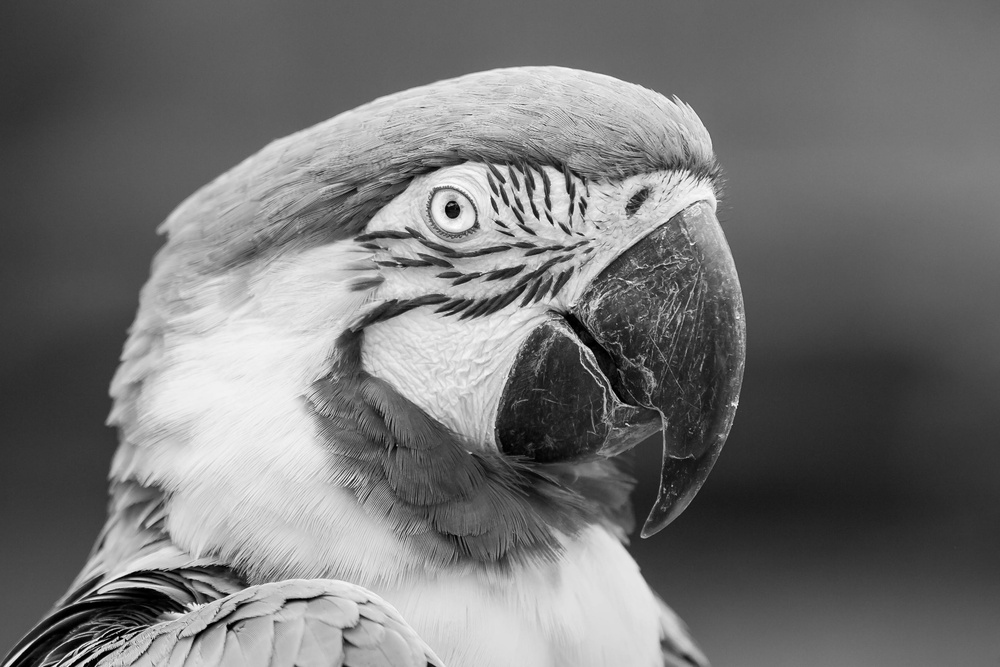
#> input picture Experiment_03_Image_Smoothing_And_Sharpining_Filter/pexels-jean-van-der-meulen-1526403.jpg, 1000 x 667 px, shrunk from 2931 x 1954 before the run, found by its file name
$ jupyter execute image_smoothing.ipynb
#> lines starting #> are read from the running program, lines starting #| are printed output that depends on the picture; long printed decimals are rounded
# Part 1

[cell 1]
import cv2
import numpy as np
import matplotlib.pyplot as plt
import random

[cell 2]
import cv2
import matplotlib.pyplot as plt

img = cv2.imread(
    r"D:\MIT WPU B.Tech Data\3nd Year Data\IPPR\Image-Processing-and-Pattern-Recognition\Experiment_03_Image_Smoothing_And_Sharpining_Filter\pexels-jean-van-der-meulen-1526403.jpg",
    cv2.IMREAD_GRAYSCALE
)
#> img is the input picture: shape (667, 1000); min 0, max 255, mean 116.1

if img is None:
    print("Image not found or path is incorrect!")
else:
    print("Image loaded successfully!")
    plt.imshow(img, cmap='gray')
    plt.title("Original Grayscale Image")
    plt.axis("off")

###  Gaussian noise

[cell 3]
mean = 0
std = 25

gaussian_noise = np.random.normal(mean, std, img.shape)
noisy_img = img.astype(np.float32) + gaussian_noise
noisy_img = np.clip(noisy_img, 0, 255).astype(np.uint8)

# Display noisy image
plt.imshow(noisy_img, cmap='gray')
plt.title("Image with Gaussian Noise")
plt.axis("off")

### Add Salt & Pepper Noise

[cell 4]
salt_pepper_noisy = img.copy()
prob = 0.02

rand = np.random.rand(*img.shape)

salt_pepper_noisy[rand < prob/2] = 0
salt_pepper_noisy[rand > 1 - prob/2] = 255

plt.imshow(salt_pepper_noisy, cmap='gray')
plt.title("Salt & Pepper Noise")
plt.axis("off")

### Add Uniform Noise

[cell 5]
low = -30
high = 30

uniform_noise = np.random.uniform(low, high, img.shape)
uniform_noisy = img + uniform_noise

uniform_noisy = np.clip(uniform_noisy, 0, 255).astype(np.uint8)

plt.imshow(uniform_noisy, cmap='gray')
plt.title("Uniform Noise")
plt.axis("off")

[cell 6]
import cv2

kernel_size = 5
avg_filtered_img = cv2.blur(noisy_img, (kernel_size, kernel_size))
import matplotlib.pyplot as plt

plt.imshow(avg_filtered_img, cmap='gray')
plt.title("Averaging Filtered Image")
plt.axis("off")

### Apply avg filter

[cell 7]
kernel_size = 5

gaussian_avg = cv2.blur(gaussian_noise, (kernel_size, kernel_size))
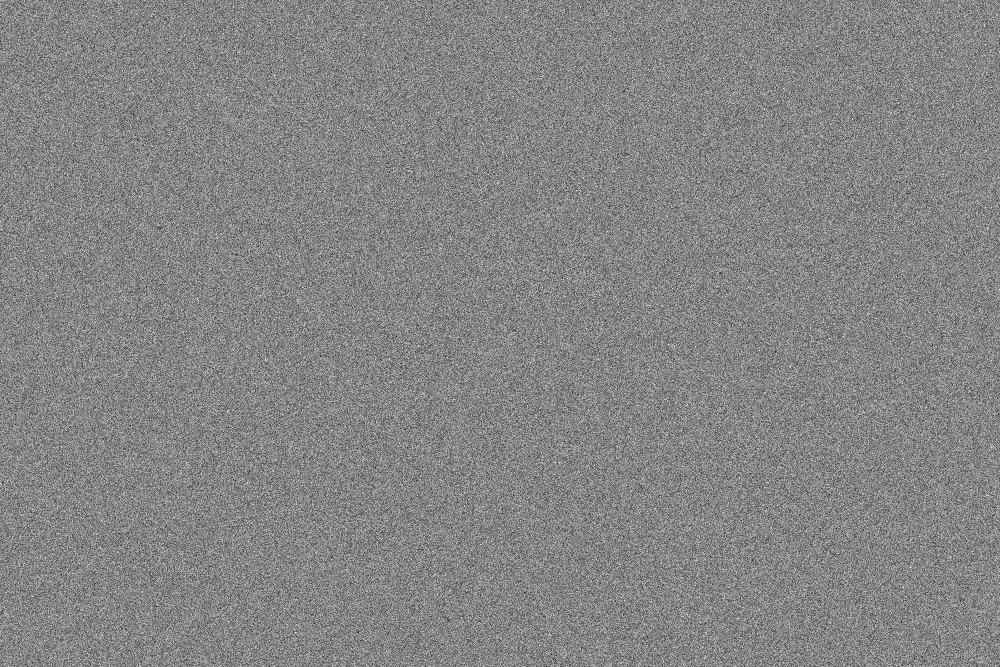
#> gaussian_noise: shape (667, 1000) float64; min -125.1, max 114.4, mean 0.1; drawn with min black and max white
salt_pepper_avg = cv2.blur(salt_pepper_noisy, (kernel_size, kernel_size))
uniform_avg = cv2.blur(uniform_noisy, (kernel_size, kernel_size))

[cell 8]
plt.figure(figsize=(15,8))

plt.subplot(3,3,1)
plt.imshow(img, cmap='gray')
plt.title("Original Image")
plt.axis("off")

plt.subplot(3,3,2)
plt.imshow(gaussian_noise, cmap='gray')
plt.title("Gaussian Noise")
plt.axis("off")

plt.subplot(3,3,3)
plt.imshow(gaussian_avg, cmap='gray')
plt.title("Gaussian + Averaging")
plt.axis("off")

plt.subplot(3,3,4)
plt.imshow(salt_pepper_noisy, cmap='gray')
plt.title("Salt & Pepper Noise")
plt.axis("off")

plt.subplot(3,3,5)
plt.imshow(salt_pepper_avg, cmap='gray')
plt.title("Salt & Pepper + Averaging")
plt.axis("off")

plt.subplot(3,3,6)
plt.imshow(uniform_noisy, cmap='gray')
plt.title("Uniform Noise")
plt.axis("off")

plt.subplot(3,3,7)
plt.imshow(uniform_avg, cmap='gray')
plt.title("Uniform + Averaging")
plt.axis("off")

plt.show()
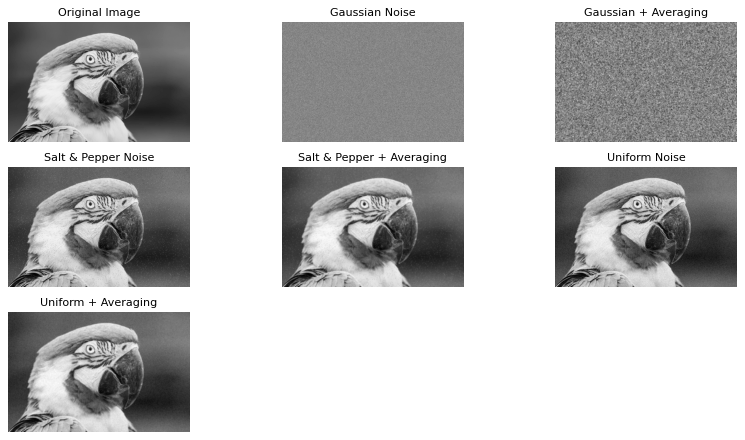
#> figure drawn by matplotlib, 7 panels

### Compare Median Filtered Image with Averaging Filtered Image

[cell 9]
median_filtered_img = cv2.medianBlur(noisy_img, 5)


plt.figure(figsize=(12,4))

plt.subplot(1,3,1)
plt.imshow(noisy_img, cmap='gray')
plt.title("Noisy Image")
plt.axis("off")

plt.subplot(1,3,2)
plt.imshow(avg_filtered_img, cmap='gray')
plt.title("Averaging Filtered Image")
plt.axis("off")

plt.subplot(1,3,3)
plt.imshow(median_filtered_img, cmap='gray')
plt.title("Median Filtered Image")
plt.axis("off")

plt.show()

###  Masking

[cell 10]
mask_sizes = [5, 7, 9, 11, 13, 15]

plt.figure(figsize=(15,8))


plt.subplot(2,4,1)
plt.imshow(img, cmap='gray')
plt.title("Original Image")
plt.axis("off")

for i, k in enumerate(mask_sizes):
    smoothed = cv2.blur(img, (k, k))

    plt.subplot(2,4,i+2)
    plt.imshow(smoothed, cmap='gray')
    plt.title(f"Averaging {k}×{k}")
    plt.axis("off")

plt.show()
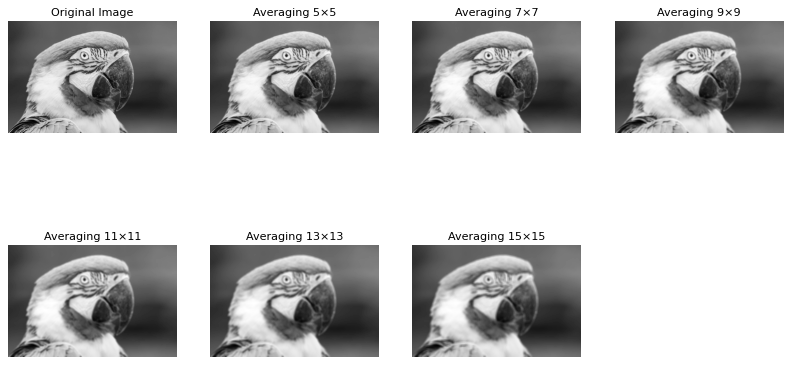
#> figure drawn by matplotlib, 7 panels

### Apply Nonlinear Filters (Median, Min, Max)

[cell 11]
import cv2
import matplotlib.pyplot as plt
import numpy as np


k = 5


median_img = cv2.medianBlur(img, k)


kernel = np.ones((k, k), np.uint8)
min_img = cv2.erode(img, kernel)


max_img = cv2.dilate(img, kernel)
plt.figure(figsize=(12,6))

plt.subplot(2,2,1)
plt.imshow(img, cmap='gray')
plt.title("Original Image")
plt.axis("off")

plt.subplot(2,2,2)
plt.imshow(median_img, cmap='gray')
plt.title("Median Filtered Image")
plt.axis("off")

plt.subplot(2,2,3)
plt.imshow(min_img, cmap='gray')
plt.title("Min Filtered Image")
plt.axis("off")

plt.subplot(2,2,4)
plt.imshow(max_img, cmap='gray')
plt.title("Max Filtered Image")
plt.axis("off")

plt.show()

[cell 12]
import cv2
import numpy as np
import matplotlib.pyplot as plt


mean = 0
std = 25
gaussian_noise = np.random.normal(mean, std, img.shape)
gaussian_noisy = img.astype(np.float32) + gaussian_noise
gaussian_noisy = np.clip(gaussian_noisy, 0, 255).astype(np.uint8)


salt_pepper_noisy = img.copy()
prob = 0.02
rand = np.random.rand(*img.shape)
salt_pepper_noisy[rand < prob/2] = 0
salt_pepper_noisy[rand > 1 - prob/2] = 255


uniform_noise = np.random.uniform(-30, 30, img.shape)
uniform_noisy = img.astype(np.float32) + uniform_noise
uniform_noisy = np.clip(uniform_noisy, 0, 255).astype(np.uint8)

[cell 13]
k = 5
kernel = np.ones((k, k), np.uint8)


gaussian_median = cv2.medianBlur(gaussian_noisy, k)
salt_pepper_median = cv2.medianBlur(salt_pepper_noisy, k)
uniform_median = cv2.medianBlur(uniform_noisy, k)


gaussian_min = cv2.erode(gaussian_noisy, kernel)
salt_pepper_min = cv2.erode(salt_pepper_noisy, kernel)
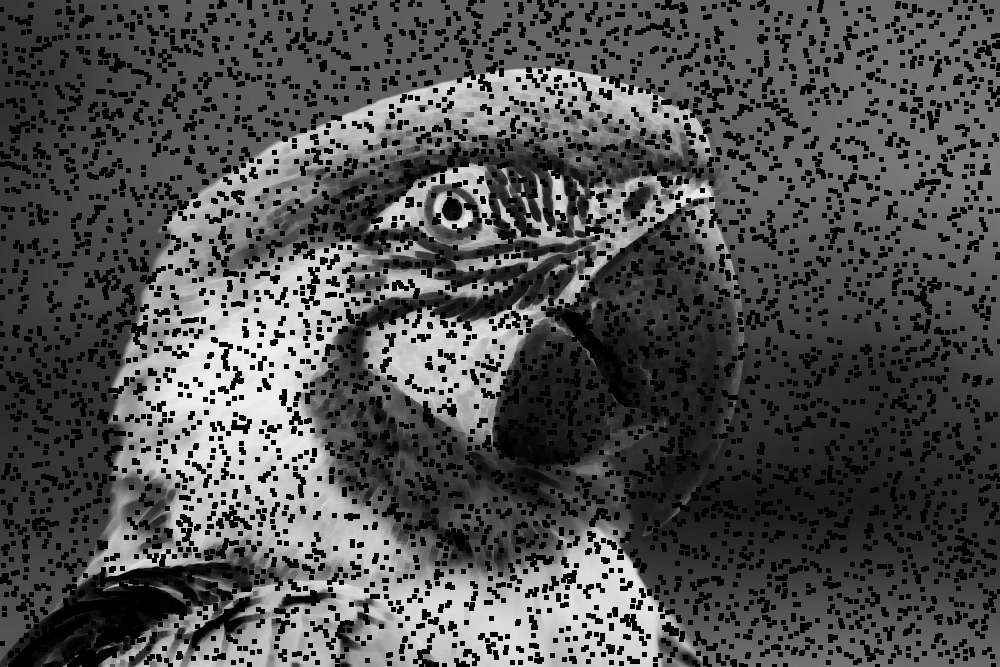
#> salt_pepper_min: shape (667, 1000); min 0, max 241, mean 79.5
uniform_min = cv2.erode(uniform_noisy, kernel)
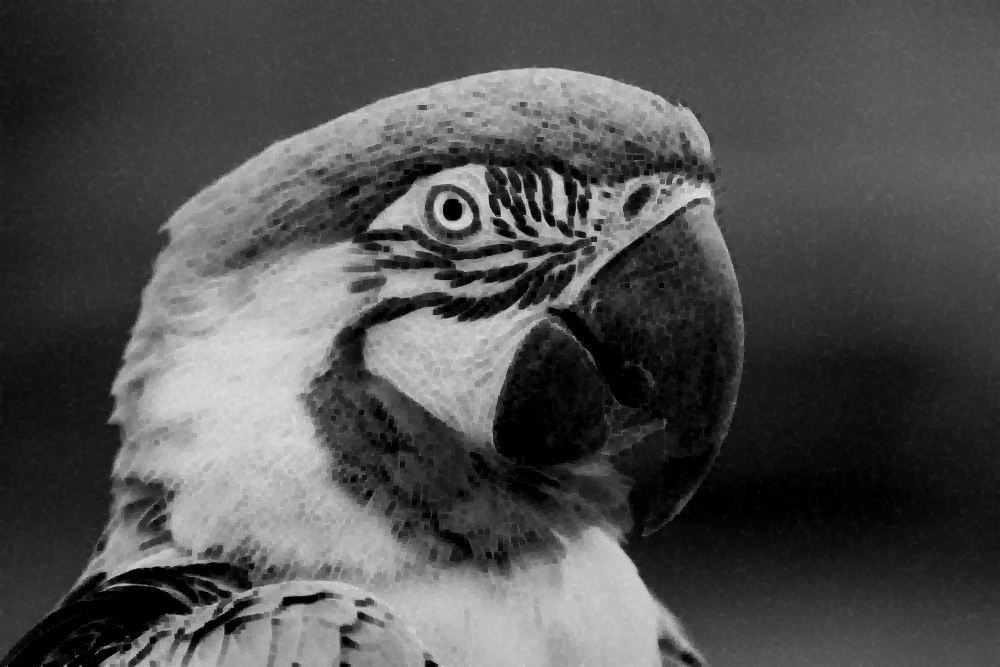
#> uniform_min: shape (667, 1000); min 0, max 228, mean 79.7


gaussian_max = cv2.dilate(gaussian_noisy, kernel)
salt_pepper_max = cv2.dilate(salt_pepper_noisy, kernel)
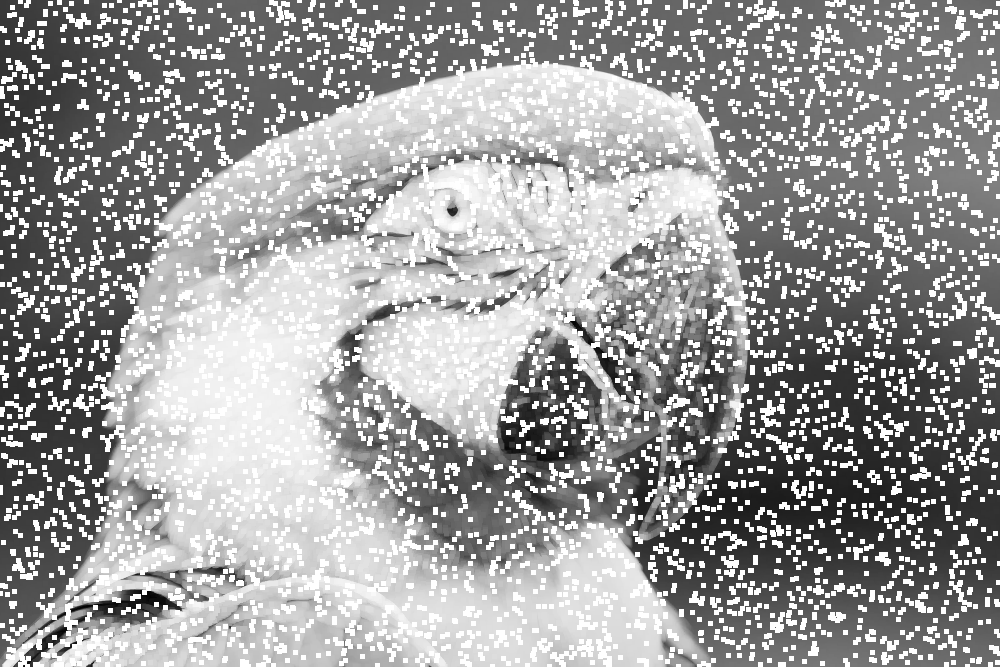
#> salt_pepper_max: shape (667, 1000); min 2, max 255, mean 158
uniform_max = cv2.dilate(uniform_noisy, kernel)
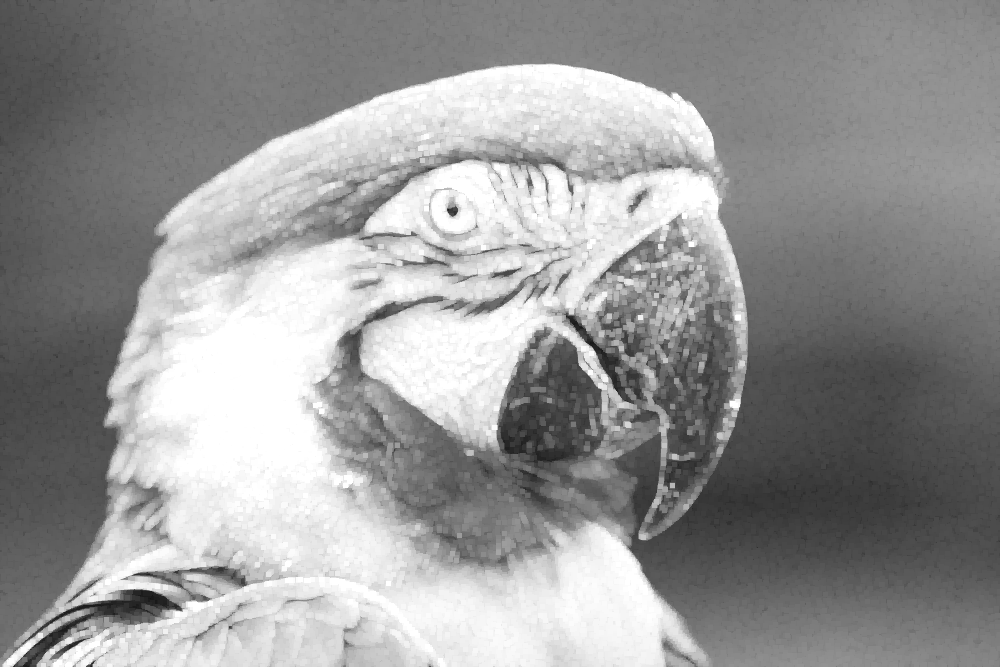
#> uniform_max: shape (667, 1000); min 18, max 255, mean 151.3

plt.figure(figsize=(12,14))


plt.subplot(5,3,1); plt.imshow(img, cmap='gray'); plt.title("Original"); plt.axis("off")
plt.subplot(5,3,2); plt.imshow(img, cmap='gray'); plt.title("Original"); plt.axis("off")
plt.subplot(5,3,3); plt.imshow(img, cmap='gray'); plt.title("Original"); plt.axis("off")


plt.subplot(5,3,4); plt.imshow(gaussian_noisy, cmap='gray'); plt.title("Gaussian Noise"); plt.axis("off")
plt.subplot(5,3,5); plt.imshow(salt_pepper_noisy, cmap='gray'); plt.title("Salt & Pepper Noise"); plt.axis("off")
plt.subplot(5,3,6); plt.imshow(uniform_noisy, cmap='gray'); plt.title("Uniform Noise"); plt.axis("off")


plt.subplot(5,3,7); plt.imshow(gaussian_median, cmap='gray'); plt.title("Gaussian + Median"); plt.axis("off")
plt.subplot(5,3,8); plt.imshow(salt_pepper_median, cmap='gray'); plt.title("S&P + Median"); plt.axis("off")
plt.subplot(5,3,9); plt.imshow(uniform_median, cmap='gray'); plt.title("Uniform + Median"); plt.axis("off")

plt.subplot(5,3,10); plt.imshow(gaussian_min, cmap='gray'); plt.title("Gaussian + Min"); plt.axis("off")
plt.subplot(5,3,11); plt.imshow(salt_pepper_min, cmap='gray'); plt.title("S&P + Min"); plt.axis("off")
plt.subplot(5,3,12); plt.imshow(uniform_min, cmap='gray'); plt.title("Uniform + Min"); plt.axis("off")


plt.subplot(5,3,13); plt.imshow(gaussian_max, cmap='gray'); plt.title("Gaussian + Max"); plt.axis("off")
plt.subplot(5,3,14); plt.imshow(salt_pepper_max, cmap='gray'); plt.title("S&P + Max"); plt.axis("off")
plt.subplot(5,3,15); plt.imshow(uniform_max, cmap='gray'); plt.title("Uniform + Max"); plt.axis("off")

plt.show()

# Part 2

[cell 14]
import cv2
import matplotlib.pyplot as plt
img = cv2.imread(
    r"D:\MIT WPU B.Tech Data\3nd Year Data\IPPR\Image-Processing-and-Pattern-Recognition\Experiment_03_Image_Smoothing_And_Sharpining_Filter\pexels-jean-van-der-meulen-1526403.jpg",
    cv2.IMREAD_GRAYSCALE
)

if img is None:
    print("Image not found!")
else:
    plt.imshow(img, cmap='gray')
    plt.title("Original Grayscale Image")
    plt.axis("off")

### Apply Sharpening Filter on the Given Image

[cell 15]
import numpy as np


sharpen_kernel = np.array([[ 0, -1,  0],
                           [-1,  5, -1],
                           [ 0, -1,  0]])


sharpened_img = cv2.filter2D(img, -1, sharpen_kernel)


plt.imshow(sharpened_img, cmap='gray')
plt.title("Sharpened Image")
plt.axis("off")
#> Out = (-0.5, 999.5, 666.5, -0.5)

[cell 16]
plt.figure(figsize=(10,4))

plt.subplot(1,2,1)
plt.imshow(img, cmap='gray')
plt.title("Original Image")
plt.axis("off")

plt.subplot(1,2,2)
plt.imshow(sharpened_img, cmap='gray')
plt.title("Sharpened Image")
plt.axis("off")

plt.show()

### Apply sharpening filter  on the noisy image.

[cell 17]
import numpy as np
import cv2
import matplotlib.pyplot as plt


sharpen_kernel = np.array([[ 0, -1,  0],
                           [-1,  5, -1],
                           [ 0, -1,  0]])
sharpened_noisy_img = cv2.filter2D(noisy_img, -1, sharpen_kernel)
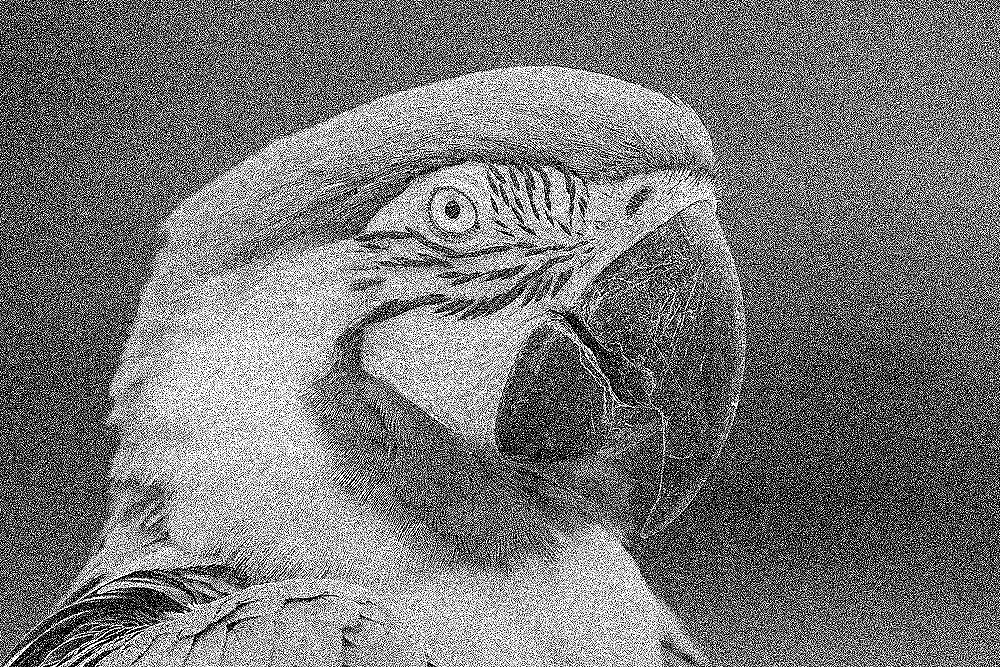
#> sharpened_noisy_img: shape (667, 1000); min 0, max 255, mean 119.8
plt.figure(figsize=(10,4))

plt.subplot(1,2,1)
plt.imshow(noisy_img, cmap='gray')
plt.title("Noisy Image")
plt.axis("off")

plt.subplot(1,2,2)
plt.imshow(sharpened_noisy_img, cmap='gray')
plt.title("Sharpened Noisy Image")
plt.axis("off")

plt.show()

### Display original and sharpened images.

[cell 18]
import matplotlib.pyplot as plt

plt.figure(figsize=(8,4))


plt.subplot(1,2,1)
plt.imshow(img, cmap='gray')
plt.title("Original Image")
plt.axis("off")


plt.subplot(1,2,2)
plt.imshow(sharpened_img, cmap='gray')
plt.title("Sharpened Image")
plt.axis("off")

plt.show()

### Mean Squared Error (MSE)

[cell 19]
import numpy as np

mse = np.mean((img.astype(np.float32) - sharpened_img.astype(np.float32)) ** 2)
#> mse = 551.1

print("Mean Squared Error (MSE):", mse)
#| Mean Squared Error (MSE): 551.0829

### Peak Signal-to-Noise Ratio (PSNR)

[cell 20]
import math

if mse == 0:
    psnr = float('inf')
else:
    max_pixel = 255.0
    psnr = 20 * math.log10(max_pixel / math.sqrt(mse))
#> psnr = 20.72

print("Peak Signal-to-Noise Ratio (PSNR):", psnr, "dB")
#| Peak Signal-to-Noise Ratio (PSNR): 20.719 dB
